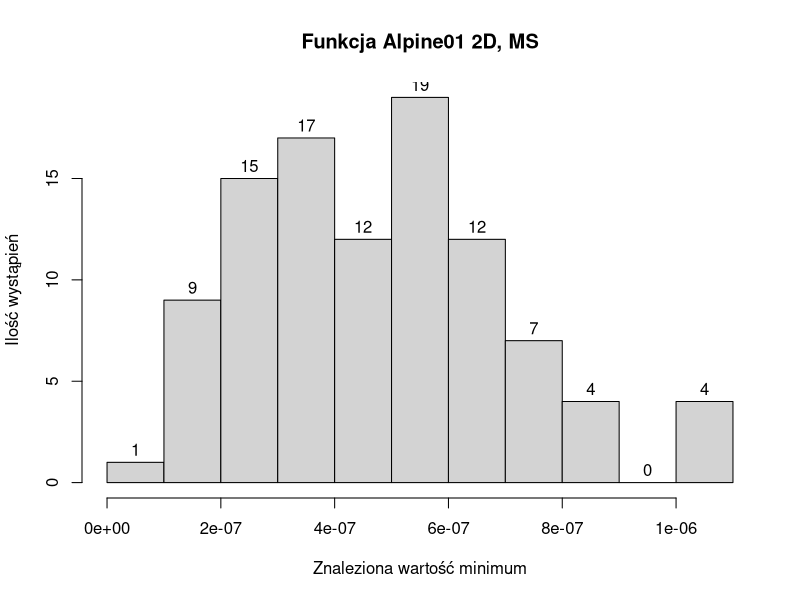
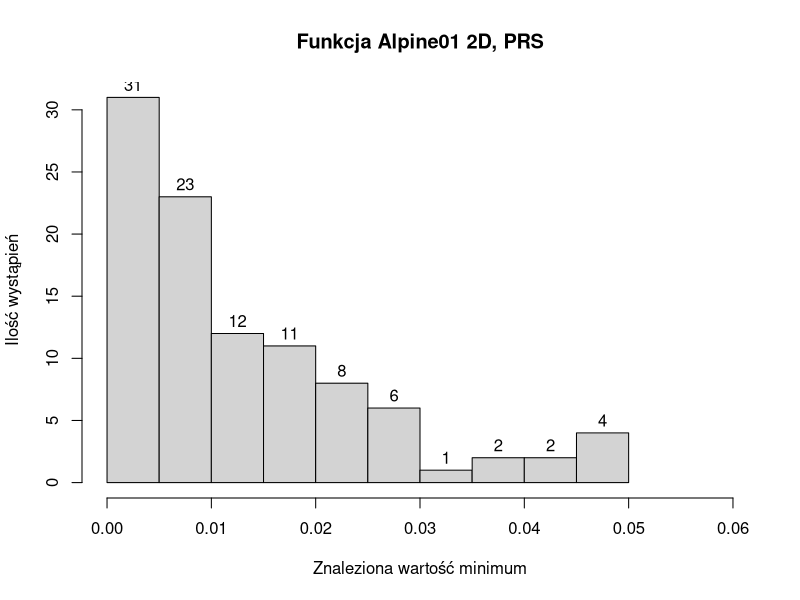
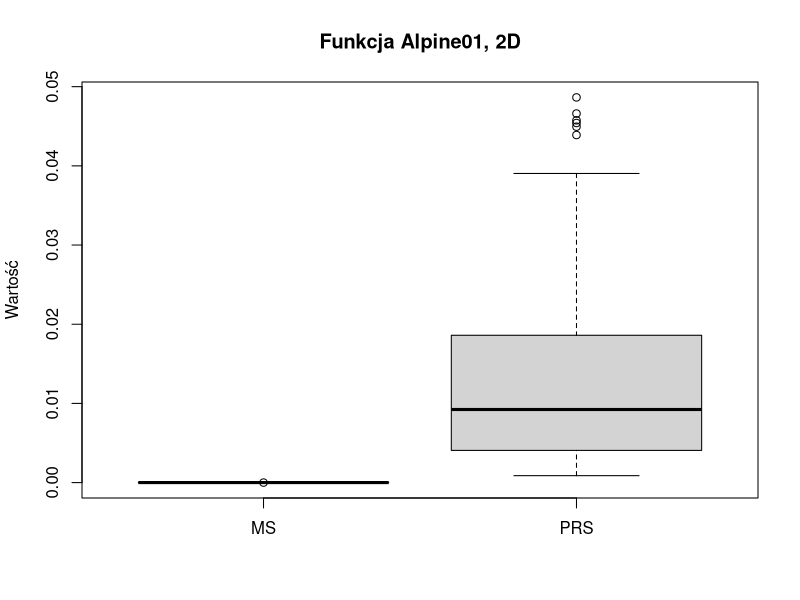
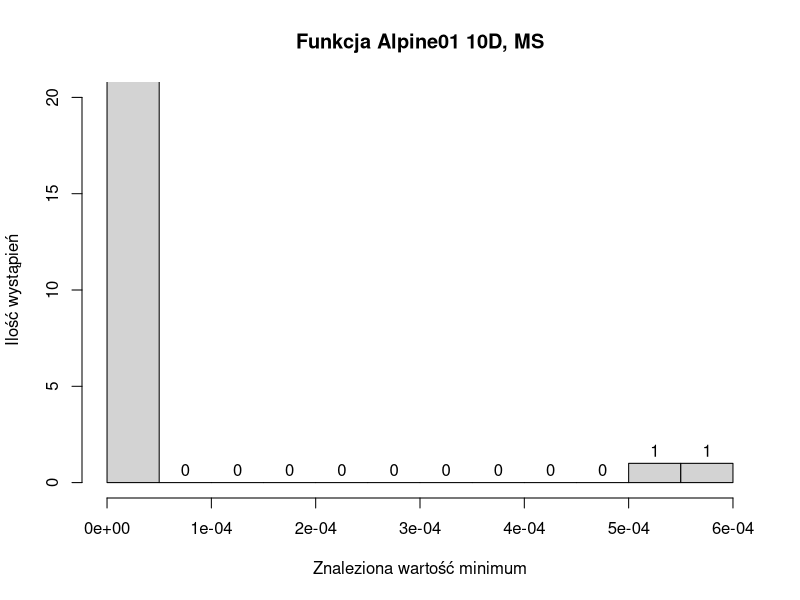
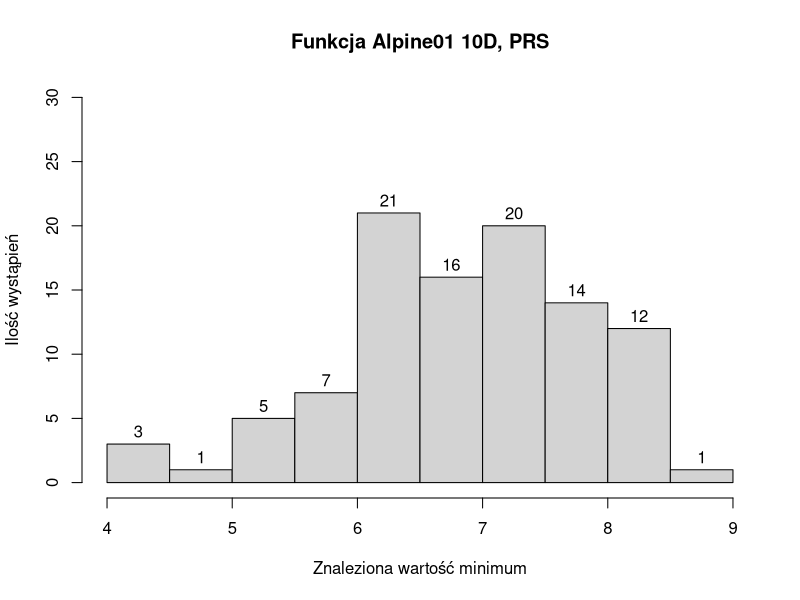
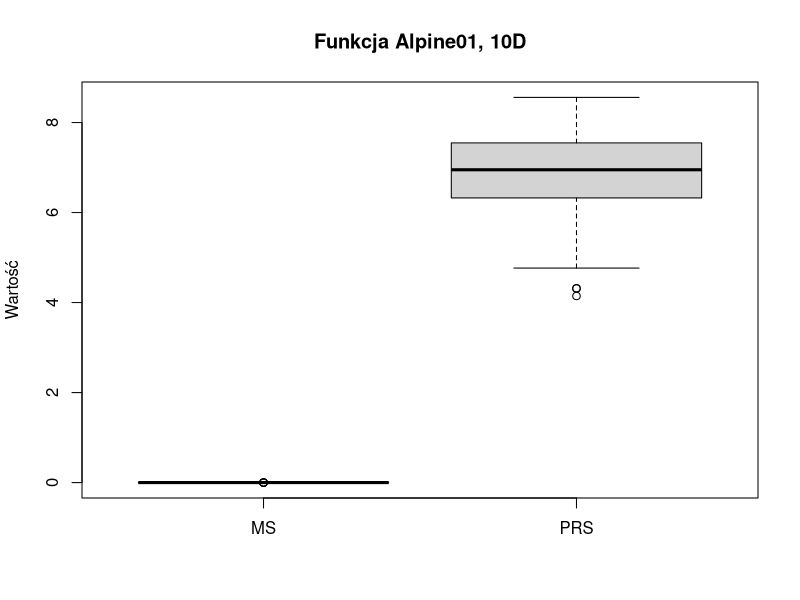
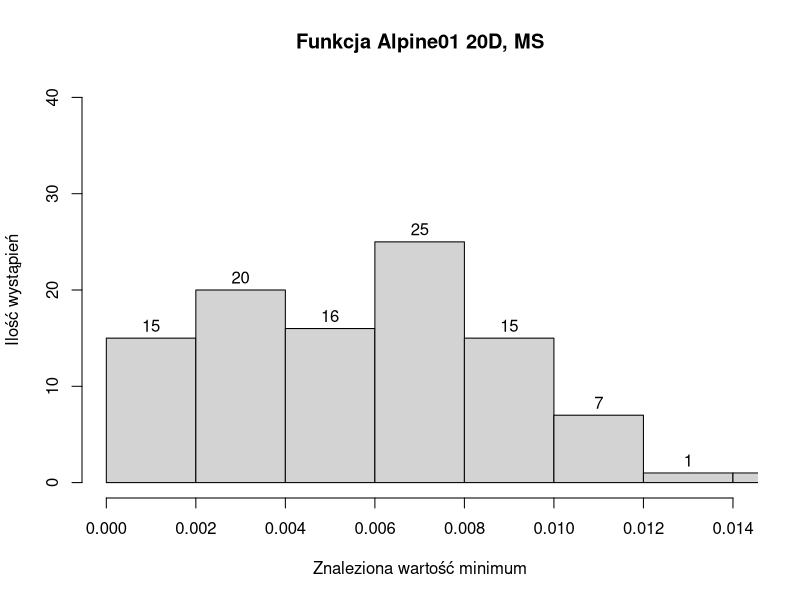
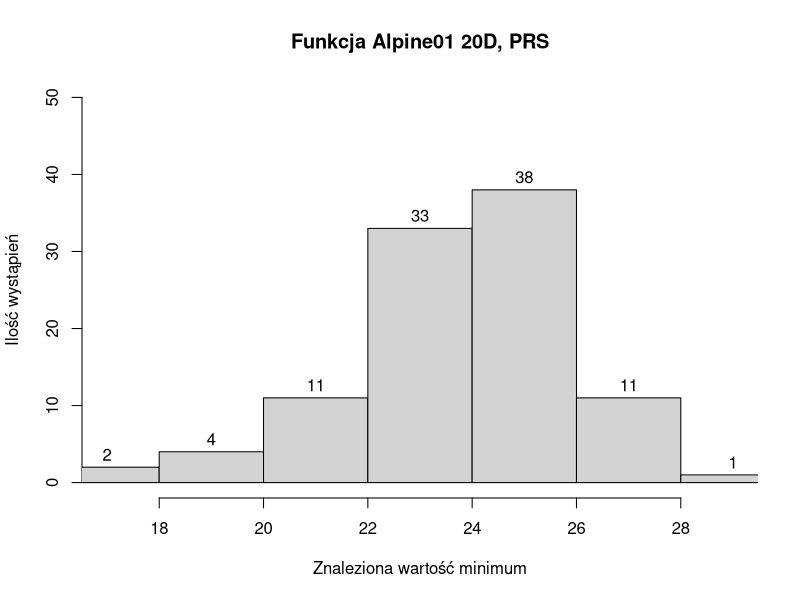

Here is the R script that generated these plots, in order:
## ---- chunk 1
library(knitr)
ams2 <- read.csv("./res/alpine01ms2.csv")[, 1]
ams10 <- read.csv("./res/alpine01ms10.csv")[, 1]
ams20 <- read.csv("./res/alpine01ms20.csv")[, 1]
aprs2 <- read.csv("./res/alpine01prs2.csv")[, 1]
aprs10 <- read.csv("./res/alpine01prs10.csv")[, 1]
aprs20 <- read.csv("./res/alpine01prs20.csv")[, 1]
pms2 <- read.csv("./res/rosenbrockms2.csv")[, 1]
pms10 <- read.csv("./res/rosenbrockms10.csv")[, 1]
pms20 <- read.csv("./res/rosenbrockms20.csv")[, 1]
pprs2 <- read.csv("./res/rosenbrockprs2.csv")[, 1]
pprs10 <- read.csv("./res/rosenbrockprs10.csv")[, 1]
pprs20 <- read.csv("./res/rosenbrockprs20.csv")[, 1]

createTable <- function(f1,f2) {
  frame <- data.frame(
  Algorithm = c("MS", "PRS"),
  Mean = c(mean(f1), mean(f2)),
  Min = c(min(f1), min(f2)),
  Max = c(max(f1), max(f2)),
  Median = c(median(f1), median(f2)),
  LowerQuartile = c(quantile(f1, 0.25), quantile(f2, 0.25)),
  UpperQuartile = c(quantile(f1, 0.75), quantile(f2, 0.75))
)

kable(frame, col.names = c("Algorytm", "Średnia", "Min", "Max", "Mediana", "Dolny kwartyl", "Górny kwartyl"))
}

## ---- chunk 2
createTable(ams2,aprs2)
## ---- chunk 3
hist(ams2, main="Funkcja Alpine01 2D, MS", 
     xlab = "Znaleziona wartość minimum", ylab = "Ilość wystąpień", labels = TRUE,
     xlim = c(0,11e-7)
     )
## ---- chunk 4
hist(aprs2, main="Funkcja Alpine01 2D, PRS", 
     xlab = "Znaleziona wartość minimum", ylab = "Ilość wystąpień", labels = TRUE,
     xlim = c(0,0.06)
     )
## ---- chunk 5
boxplot(ams2, aprs2, main = "Funkcja Alpine01, 2D", names = c("MS", "PRS"), ylab = "Wartość")
## ---- chunk 6
t.test(x = aprs2, y = ams2, paired=TRUE)
## ---- chunk 7
createTable(ams10,aprs10)
## ---- chunk 8
hist(ams10, main="Funkcja Alpine01 10D, MS", 
     xlab = "Znaleziona wartość minimum", ylab = "Ilość wystąpień", labels = TRUE,
     ylim = c(0,20)
     )
## ---- chunk 9
hist(aprs10, main="Funkcja Alpine01 10D, PRS", 
     xlab = "Znaleziona wartość minimum", ylab = "Ilość wystąpień", labels = TRUE,
     ylim = c(0,30)
     )
## ---- chunk 10
boxplot(ams10, aprs10, main = "Funkcja Alpine01, 10D", names = c("MS", "PRS"), ylab = "Wartość")
## ---- chunk 11
t.test(x = aprs10, y = ams10, paired=TRUE)
## ---- chunk 12
createTable(ams20,aprs20)
## ---- chunk 13
hist(ams20, main="Funkcja Alpine01 20D, MS", 
     xlab = "Znaleziona wartość minimum", ylab = "Ilość wystąpień", labels = TRUE,
     ylim = c(0,40), xlim = c(16e-6,14e-3)
     )
## ---- chunk 14
hist(aprs20, main="Funkcja Alpine01 20D, PRS", 
     xlab = "Znaleziona wartość minimum", ylab = "Ilość wystąpień", labels = TRUE,
     ylim = c(0,50), xlim = c(17,29)
     )
## ---- chunk 15
boxplot(ams20, aprs20, main = "Funkcja Alpine01, 20D", names = c("MS", "PRS"), ylab = "Wartość")
## ---- chunk 16
t.test(x = aprs20, y = ams20, paired=TRUE)
## ---- chunk 17
createTable(pms2,pprs2)
## ---- chunk 18
hist(pms2, main="Funkcja Rosenbrocka 2D, MS", 
     xlab = "Znaleziona wartość minimum", ylab = "Ilość wystąpień", labels = TRUE
     )
## ---- chunk 19
hist(pprs2, main="Funkcja Rosenbrocka 2D, PRS", 
     xlab = "Znaleziona wartość minimum", ylab = "Ilość wystąpień", labels = TRUE
     )
## ---- chunk 20
boxplot(pms2, pprs2, main = "Funkcja Rosenbrocka, 2D", names = c("MS", "PRS"), ylab = "Wartość")
## ---- chunk 21
t.test(x = pprs2, y = pms2, paired=TRUE)
## ---- chunk 22
createTable(pms10,pprs10)
## ---- chunk 23
hist(pms10, main="Funkcja Rosenbrocka 10D, MS", 
     xlab = "Znaleziona wartość minimum", ylab = "Ilość wystąpień", labels = TRUE,
     )
## ---- chunk 24
hist(pprs10, main="Funkcja Rosenbrocka 10D, PRS", 
     xlab = "Znaleziona wartość minimum", ylab = "Ilość wystąpień", labels = TRUE,
     )
## ---- chunk 25
boxplot(pms10, pprs10, main = "Funkcja Rosenbrocka, 10D", names = c("MS", "PRS"), ylab = "Wartość")
## ---- chunk 26
t.test(x = pprs10, y = pms10, paired=TRUE)
## ---- chunk 27
createTable(pms20,pprs20)
## ---- chunk 28
hist(pms20, main="Funkcja Rosenbrocka 20D, MS", 
     xlab = "Znaleziona wartość minimum", ylab = "Ilość wystąpień", labels = TRUE,
     )
## ---- chunk 29
hist(pprs20, main="Funkcja Rosenbrocka 20D, PRS", 
     xlab = "Znaleziona wartość minimum", ylab = "Ilość wystąpień", labels = TRUE,
     )
## ---- chunk 30
boxplot(pms20, pprs20, main = "Funkcja Rosenbrocka, 20D", names = c("MS", "PRS"), ylab = "Wartość")
## ---- chunk 31
t.test(x = pprs20, y = pms20, paired=TRUE)
